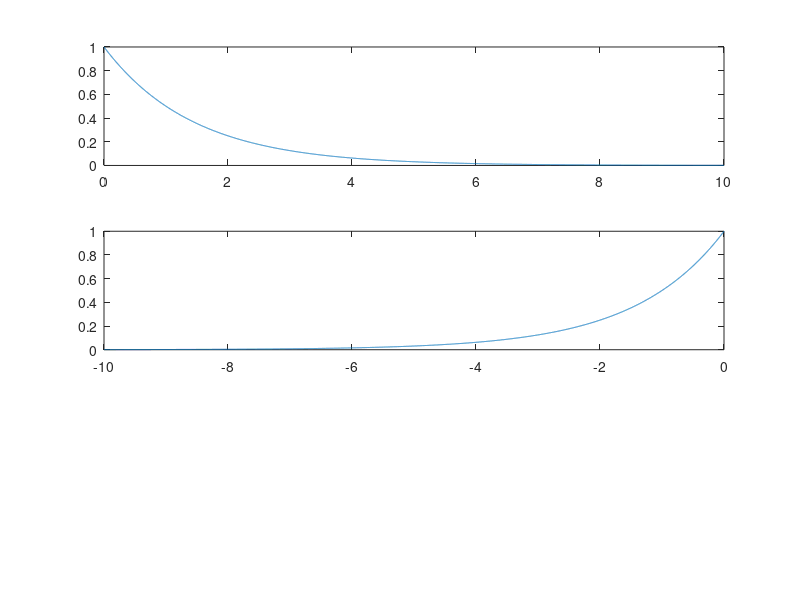

Write the MATLAB code that produced this figure.
%%lab5_5
format compact
close all;
clear;
clc;

%%a)
t1=0;
t2=10;
t=t1:0.001:t2;
x1=(0.5.^(t));

%%b)
x2=fliplr(x1);

figure();
subplot(3,1,1);
plot(t,x1);

subplot(3,1,2);
plot(-fliplr(t),x2);


